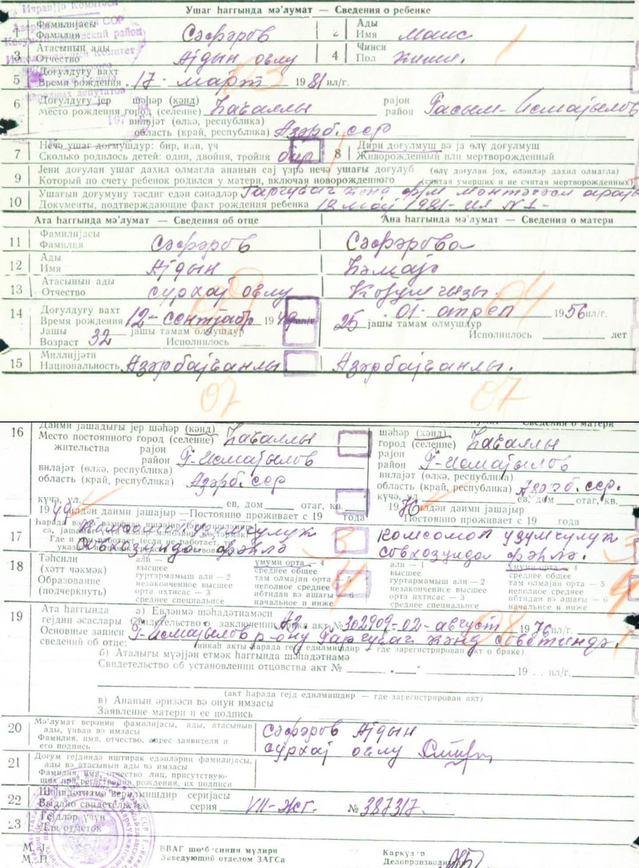
#> input picture testCopySmall.png, 639 x 868 px, shrunk from 1034 x 1405 before the run
$ python tesseractOCR.py
#> lines starting #> are read from the running program, lines starting #| are printed output that depends on the picture; after the words box and inside, x2 and y2 are one past the last pixel; in counts of white or black regions, pixels touching at a corner belong together
import cv2
import pytesseract
import os

pytesseract.pytesseract.tesseract_cmd = r'C:\Program Files\Tesseract-OCR\tesseract.exe'


def createFolderWithWords(image_path, counter):
#> called with image_path = 'testCopySmall.png', counter = 1
    img = cv2.imread(image_path)
#> img is the input picture: shape (868, 639, 3); mean B, G, R 234.2, 237.3, 236.5
    gray = cv2.cvtColor(img, cv2.COLOR_BGR2GRAY)
    _, thresh = cv2.threshold(gray, 150, 255, cv2.THRESH_BINARY_INV)
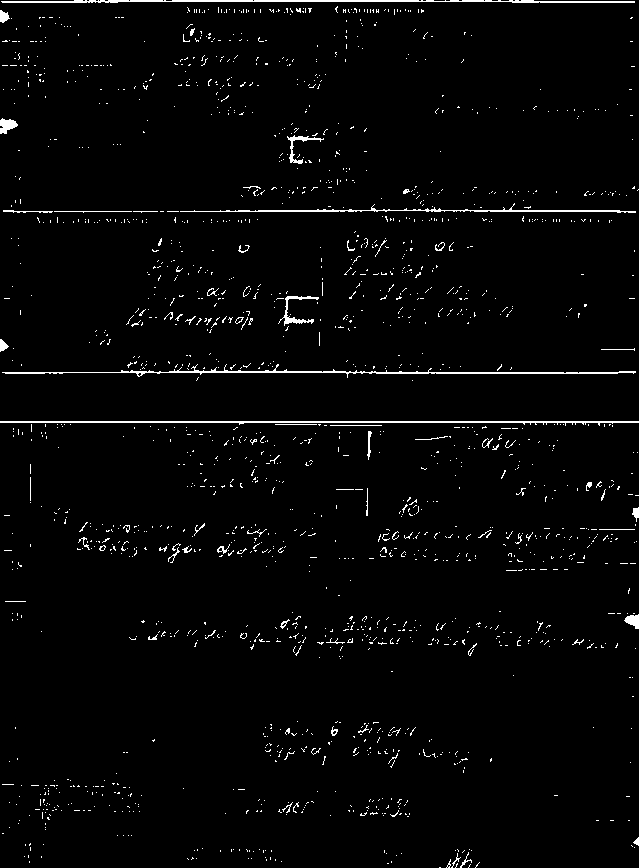
#> thresh: shape (868, 639); 2.3% white in thin lines or dots
#> (the run stopped early here; a loop or call above may not have finished)

$ run again, with Rəsmi_İşçi_Şəhadətnaməsi_20251103_105450.png copied over testCopySmall.png
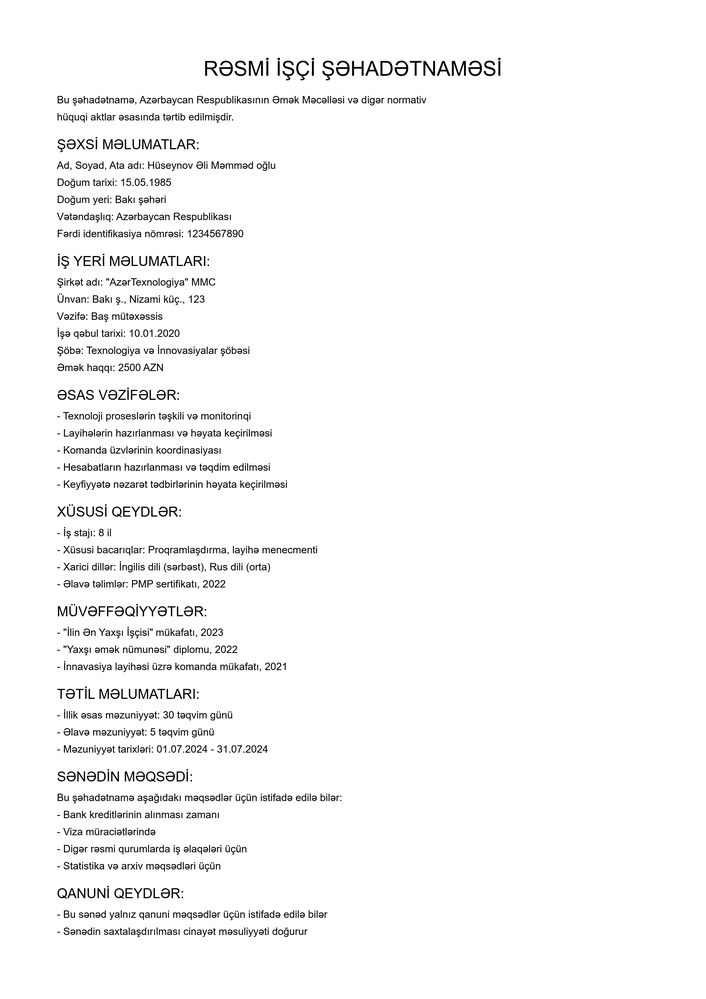
#> input picture Rəsmi_İşçi_Şəhadətnaməsi_20251103_105450.png, 706 x 999 px, shrunk from 2480 x 3508 before the run
#> in createFolderWithWords, img is the input picture: shape (999, 706, 3); min 0, max 255, mean 247.7
#> in createFolderWithWords, `_, thresh = cv2.threshold(gray, 150, 255, cv2.THRESH_BINARY_INV)`:
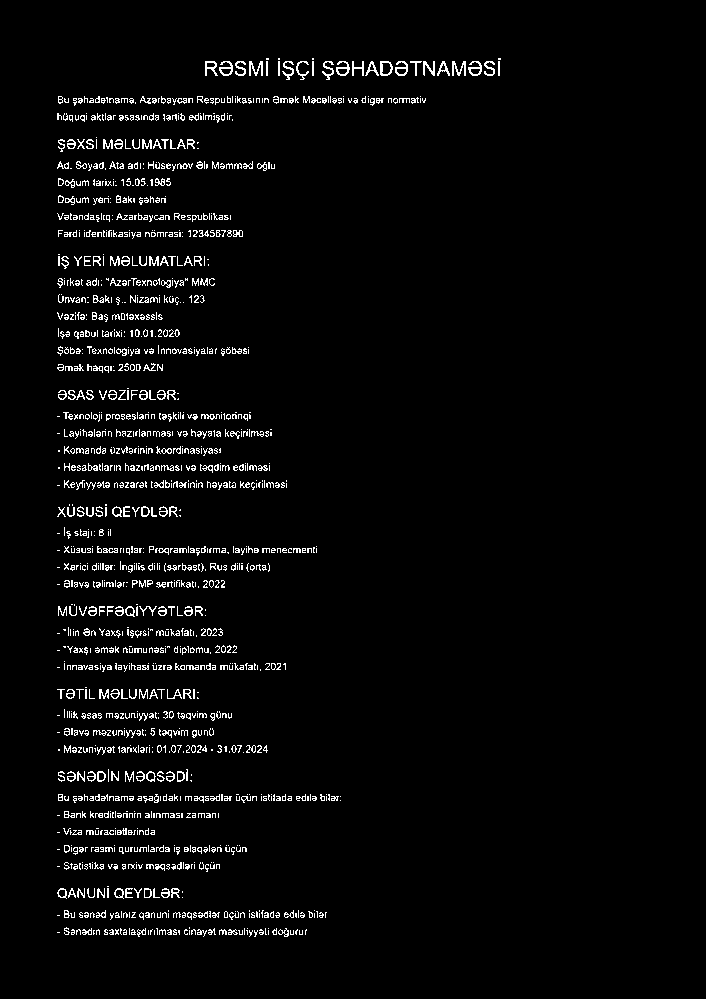
#> thresh: shape (999, 706); 3.3% white in thin lines or dots, all inside (x1, y1, x2, y2) = (57, 58, 501, 937)

$ run again, with img_1.png copied over testCopySmall.png
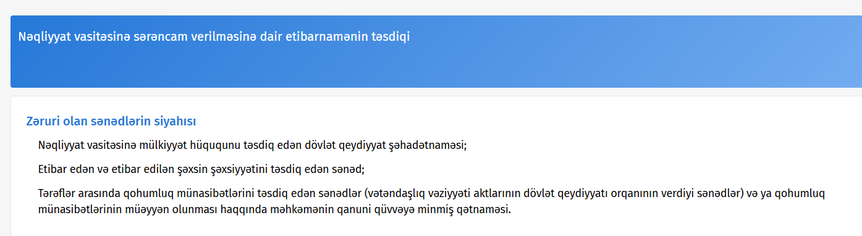
#> input picture img_1.png, 862 x 236 px, shrunk from 1395 x 382 before the run
#> in createFolderWithWords, img is the input picture: shape (236, 862, 3); mean B, G, R 239.5, 214.9, 194.1
#> in createFolderWithWords, `gray = cv2.cvtColor(img, cv2.COLOR_BGR2GRAY)`:
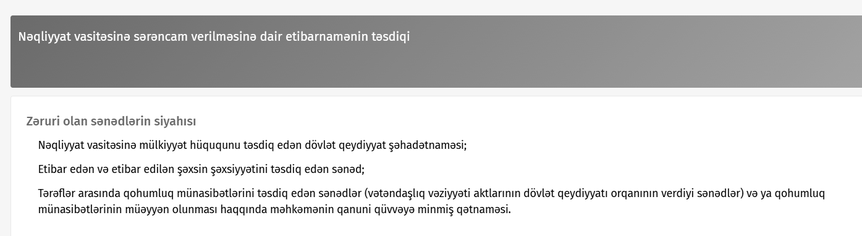
#> gray: shape (236, 862); min 0, max 255, mean 211.5
#> in createFolderWithWords, `_, thresh = cv2.threshold(gray, 150, 255, cv2.THRESH_BINARY_INV)`:
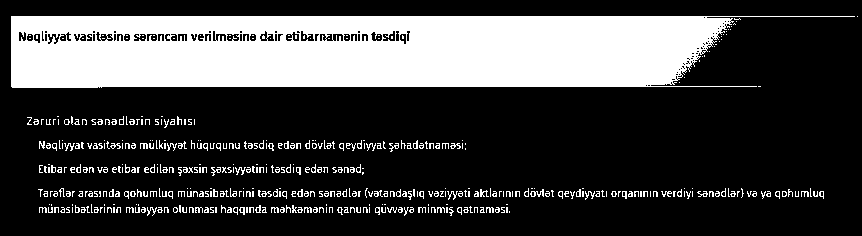
#> thresh: shape (236, 862); 26.6% white; 464 white regions (335 under 20 px), largest, box (x1, y1, x2, y2) and area: (11, 16, 855, 88) 47499, (530, 189, 544, 197) 53, (211, 167, 221, 176) 39
